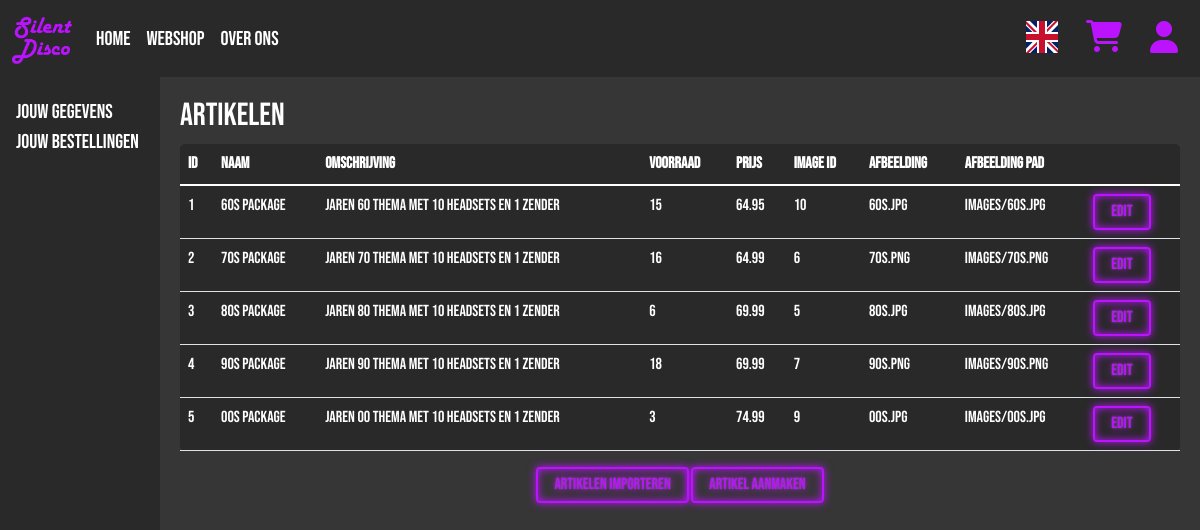
Page /productsView.php on the committed database.
### tables this page shows
CREATE TABLE `products` (
  `ProductID` int(11) NOT NULL,
  `Name` varchar(50) NOT NULL,
  `Description` varchar(255) DEFAULT NULL,
  `Stock` int(11) NOT NULL,
  `Price` decimal(65,2) NOT NULL,
  `Creation_Date` timestamp NOT NULL DEFAULT current_timestamp(),
  `Created_By` int(11) DEFAULT NULL,
  `description_en` varchar(255) DEFAULT NULL
);

CREATE TABLE `images` (
  `ImageID` int(11) NOT NULL,
  `File_Name` varchar(255) NOT NULL,
  `File_Path` text NOT NULL,
  `Creation_Date` timestamp NOT NULL DEFAULT current_timestamp()
);

### Database.php (called while the page is built)
<?php
class Database {
	private string $host = 'localhost';
	private string $dbname = 'stilteaubv';
	protected $connection;
	public function __construct(string $user, string $pass) {
		if(!isset($this->connection) && empty($this->connection)) {
			try {
				$this->connection = new PDO('mysql:host=' . $this->host . ';dbname=' . $this->dbname, $user, $pass);
			} catch (PDOException $e) {
				return $e;
			}
		}
		return $this->connection;
	}
}
?>

### ProductManager.php (called while the page is built, shortened)
<?php
require_once("Crud.php");
require_once("Product.php");
class ProductManager {
    private Crud $crud;
    private array $productsArray = array();
    public function __construct() {
        $this->crud = new Crud('root', '');
    }
    public function fetchProductsFromDB() : array {
        $productData = $this->crud->getProductsImages();
        foreach($productData as $product) {
            $prodObj = new Product($product['ProductID'], $product['Name'], $product['Description'], $product['Stock'], $product['Price'], $product['ImageID'], $product['ImageName'], $product['ImagePath']);
            array_push($this->productsArray, $prodObj);
        }
        return $this->productsArray;
    }
}

### Crud.php (called while the page is built, shortened)
<?php
require_once('Database.php');
class Crud extends Database {
	public function getProductsImages() {
		try {
			$select = $this->connection->prepare("SELECT prd.*, pi.`ImageID`, img.`File_Name` as ImageName, img.`File_Path` as ImagePath FROM `products`prd LEFT JOIN `products-images` pi ON prd.`ProductID` = pi.`ProductID` LEFT JOIN `images` img ON pi.`ImageID` = img.`ImageID`");
			$select->execute();
			return $select->fetchall(PDO::FETCH_ASSOC);
		} catch(PDOException $e) {
			echo $e;
		}
	}
}
?>

### product.php (called while the page is built, shortened)
<?php
class Product extends Image {
	private int $id;
	private string $name;
	private string $desc;
	private int $stock;
	private float $price;
	function  __construct($id, $name, $desc, $stock, $price, $imageID, $imageName, $imageFilePath) {
		$this->id = $id;
		$this->name = $name;
		$this->desc = $desc;
		$this->stock = $stock;
		$this->price = $price;
		$this->imageID = $imageID;
		$this->imageName = $imageName;
		$this->imageFilePath = $imageFilePath;
	}
	public function toArray() : array {
		return array('ID'=>$this->id, 'Name'=>$this->name, 'Desc'=>$this->desc, 'Stock'=>$this->stock, 'Price'=>$this->price, 'imageID'=>$this->imageID, 'imageName'=>$this->imageName, 'imageFilePath'=>$this->imageFilePath);
	}
}
?>

### EmployeeUI.php (the view, shortened to what this page needs)
<!doctype HTML>
<?php
require_once('ProductManager.php');
$p_man = new ProductManager();
if(basename($_SERVER['PHP_SELF']) === 'productsView.php') {
    $products = $p_man->fetchProductsFromDB();
    foreach($products as $rows) {
        echo "<tr>";
        $row = $rows->toArray();
        $linkKey = $row['ID'];
        foreach($row as $key=>$value) {
            echo "<td>{$value}</td>";
            if(array_key_last($row) === $key) {
                echo "<td><a href='ProductEditView.php?edit={$linkKey}' class='neon-button'>Edit</a></td>";
            }
        }
    }
    echo "</tr>";
}
?>

### Style/base.css (style rules this page uses)
body, html { height: 100%; color: white; background-color: rgb(54, 54, 54); font-family: 'Bebas Neue', cursive; }
li, a, button { font-weight: 500; font-size: 16px; color: white; text-decoration: none; }
tbody tr { transition: background 0.25s ease; }
.neon-button { background-color: transparent; display: inline-block; cursor: pointer; text-decoration: none; color: #BB13FE; border: currentColor 0.125em solid; padding: 0.25em 1em; border-radius: 0.25em; text-shadow: 0 0 0.125em rgb(104, 104, 104), 0 0 0.5em currentColor; box-shadow: inset 0 0 0.5em 0 currentColor, 0 0 0.5em 0 currentColor; }

### rows in the picture
products-images: value "1", ProductID.Name "60s Package", ProductID.Description "Jaren 60 thema met 10 headsets en 1 zender", ProductID.Stock "15", ProductID.Price "64.95", ImageID "10", ImageID.File_Name "60s.jpg", ImageID.File_Path "Images/60s.jpg"
products-images: ProductID.ProductID "2", ProductID.Name "70s Package", ProductID.Description "Jaren 70 thema met 10 headsets en 1 zender", ProductID.Stock "16", ProductID.Price "64.99", ImageID "6", ImageID.File_Name "70s.png", ImageID.File_Path "Images/70s.png"
products-images: ProductID.ProductID "3", ProductID.Name "80s Package", ProductID.Description "Jaren 80 thema met 10 headsets en 1 zender", ProductID.Stock "6", ProductID.Price "69.99", ImageID "5", ImageID.File_Name "80s.jpg", ImageID.File_Path "Images/80s.jpg"
products-images: ProductID.ProductID "4", ProductID.Name "90s Package", ProductID.Description "Jaren 90 thema met 10 headsets en 1 zender", ProductID.Stock "18", ProductID.Price "69.99", ImageID "7", ImageID.File_Name "90s.png", ImageID.File_Path "Images/90s.png"
products-images: ProductID.ProductID "5", ProductID.Name "00s Package", ProductID.Description "Jaren 00 thema met 10 headsets en 1 zender", ProductID.Stock "3", ProductID.Price "74.99", ImageID "9", ImageID.File_Name "00s.jpg", ImageID.File_Path "Images/00s.jpg"

### other values in the picture
$about "Over Ons"
$infoTitle "Jouw gegevens"
$orderTitle "Jouw bestellingen"
